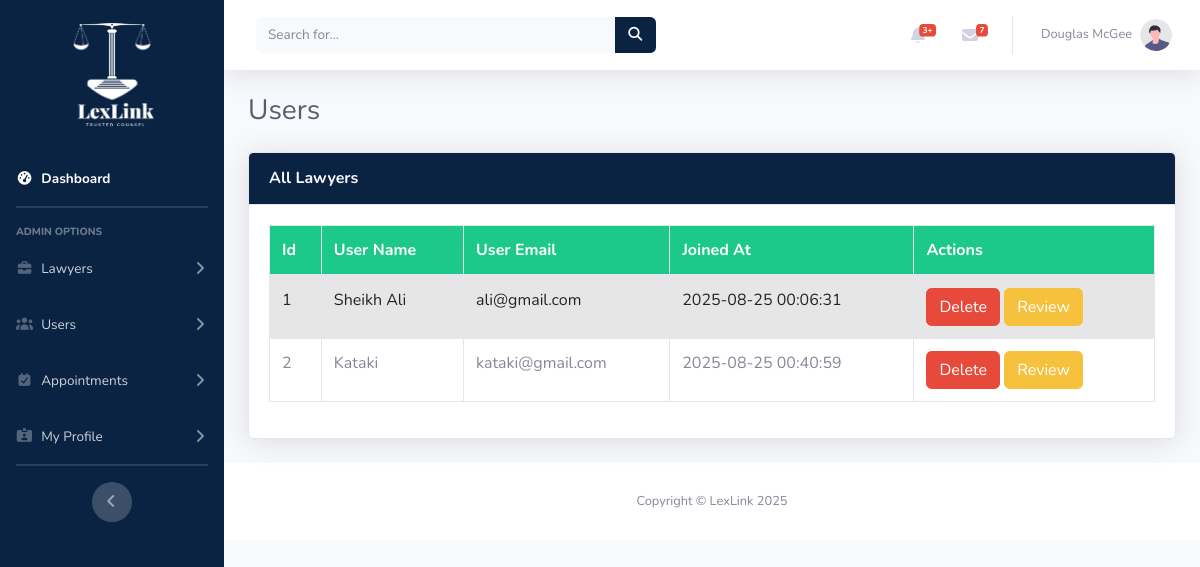
Page /admin/user/all-users.php on the committed database.
### tables this page shows
CREATE TABLE `users` (
  `user_id` int(11) NOT NULL,
  `user_name` varchar(60) DEFAULT NULL,
  `user_email` varchar(100) DEFAULT NULL,
  `user_password` varchar(255) DEFAULT NULL,
  `user_created_at` datetime DEFAULT current_timestamp(),
  `user_updated_at` datetime DEFAULT current_timestamp() ON UPDATE current_timestamp(),
  `role` varchar(20) NOT NULL DEFAULT 'user'
);

### admin/user/all-users.php (the view, shortened to what this page needs)
<?php
include_once("../includes/header.php");
include_once("../includes/config.php");
?>
<?php
$getusers = "SELECT * FROM `users` ";
$userResults = mysqli_query($connection, $getusers);
?>
<div class="container-fluid">
    <h1 class="h3 mb-4 text-gray-800"> Users</h1>
    <div class="card shadow mb-4">
        <div class="card-header py-3 bg-warning">
            <h6 class="m-0 font-weight-bold text-light">All Lawyers</h6>
        </div>
        <div class="card-body">
            <div class="table-responsive">
                <table class="table table-bordered table-striped" width="100%" cellspacing="0">
                    <thead class="bg-success text-white">
                        <tr>
                            <th>Id</th>
                            <th>User Name</th>
                            <th>User Email</th>
                            <th>Joined At</th>
                            <th>Actions</th>
                        </tr>
                    </thead>
                    <tbody>
                        <?php foreach ($userResults as $user) { ?>
                            <tr>
                                <td><?php echo $user['user_id']; ?></td>
                                <td><?php echo $user['user_name']; ?></td>
                                <td><?php echo $user['user_email']; ?></td>
                                <td><?php echo $user['user_created_at']; ?></td>
                                <td>
                                    <a href="actions/reject.php?appID=<?php echo $completed['appointment_id']; ?>" class="btn btn-danger">Delete</a>
                                    <a href="../actions/review.php?appID=<?php echo $completed['appointment_id']; ?>" class="btn btn-warning">Review</a>
                                </td>
                            </tr>
                        <?php } ?>
                    </tbody>
                </table>
            </div>
        </div>
    </div>
</div>
<?php include_once("../includes/footer.php"); ?>

### admin/includes/header.php (style rules this page uses)
.bg-gradient-primary, .card-header { background-color: #0A2342 !important; background-image: none !important; background-size: cover; }

### rows in the picture
users: user_id "1", user_name "Sheikh Ali", user_email "ali@gmail.com", user_created_at "2025-08-25 00:06:31"
users: user_id "2", user_name "Kataki", user_email "kataki@gmail.com", user_created_at "2025-08-25 00:40:59"
